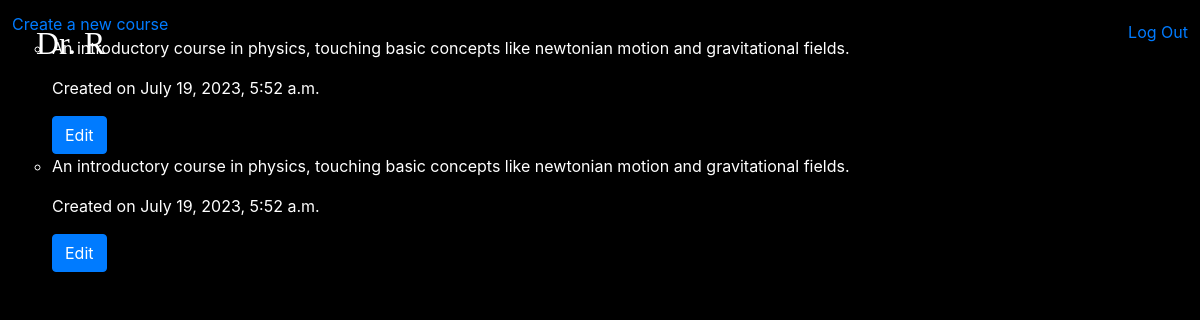
The app's page /phobos/ (signed in) with its own data.
### phobos/models.py (models this page shows, shortened)
class Course(models.Model):
    class DifficultyChoices(models.TextChoices):
        EASY = 'EASY', 'Easy'
        MEDIUM = 'MEDIUM', 'Medium'
        DIFFICULT = 'DIFFICULT', 'Difficult'
    class SubjectChoices(models.TextChoices):
        COMPUTER_SCIENCE = 'COMPUTER_SCIENCE', 'Computer Science'
        MATHS = 'MATHS', 'Maths'
        PHYSICS = 'PHYSICS', 'Physics'
    name = models.CharField(max_length=100, blank=False, null=False)
    description = models.CharField(max_length=400, default="No description")
    subject = models.CharField(max_length=100,
                                choices=SubjectChoices.choices,
                                default=SubjectChoices.PHYSICS)
    number_of_students = models.IntegerField(blank=True, null=True)
    difficulty_level = models.CharField(
        max_length=10,
        choices=DifficultyChoices.choices,
        default=DifficultyChoices.MEDIUM,
    )
    professors = models.ManyToManyField('Professor', related_name='courses')
    timestamp = models.DateTimeField(auto_now_add=True)
    image = models.ImageField(upload_to='phobos/images/course_images/', blank=True, null=True)

### phobos/views.py (the view)
# urls.py: path('', views.index, name='index'),
@login_required(login_url='astros:login')
def index(request):
    courses = Course.objects.filter(professors__in=[request.user]) # TODO: add filter to display only the professor's courses.
    context = {
        "courses": courses
    }
    return render(request, "phobos/index.html", context)

### phobos/templates/phobos/index.html
{% extends 'phobos/layout.html' %}
{% block body%}
    <a href="{% url 'phobos:create_course' %}"> Create a new course</a>
    <ul>
        {% for course in courses%}
            {% include 'phobos/course_display.html' with course=course%}
        {% endfor %}
    </ul>
{% endblock %}

### phobos/templates/phobos/layout.html (shortened to what this page needs)
{% load static %}
<!DOCTYPE html>
<html lang="en">
    <head>
        {% block style %}<link rel="stylesheet" href="{% static 'phobos/css/style.css' %}"/> {% endblock %}
        <link rel="stylesheet" href="https://stackpath.bootstrapcdn.com/bootstrap/4.4.1/css/bootstrap.min.css"
>
    </head>
    <body class="body">
        <h2 style="color:white" id="dr-r" class="bs-overrides">Dr. R </h2>
        <ul class="navbar-nav mr-auto">
            {% if user.is_authenticated %}
                <li class="nav-item logout-link">
                    <a class="nav-link" href="{% url 'phobos:logout' %}">Log Out</a>
                </li>
            {% endif %}
        {% block body %} {% endblock %}
    </body>
</html>

### phobos/templates/phobos/course_display.html (shortened to what this page needs)
<li class="course-li" data-course-id="{{ course.id }}">
    <div class="course-section">
    <p class="c-description">{{ course.description }}</p>
    <p class="timestamp">Created on {{ course.timestamp }}</p>
    </div>
    <div class="edit-section il">{% csrf_token %}
        <div><a href="#"><button class="btn btn-primary edit-btn co" data-course-id="{{ course.id}}">Edit</button></div></a>
    </div>
</li>

### phobos/static/phobos/css/style.css (style rules this page uses)
body.body { background-color: black !important; color:white; padding:1%; }
.logout-link { position: absolute; right: 1%; }
h2#dr-r.bs-overrides { position: absolute; left: 3%; top:3%; font-family: 'Nebula'; }

### records on screen
Course: description "An introductory course in physics, touching basic concepts like newtonian motion and gravitational fields.", timestamp "July 19, 2023, 5:52 a.m."
Course: description "An introductory course in physics, touching basic concepts like newtonian motion and gravitational fields.", timestamp "July 19, 2023, 5:52 a.m."
